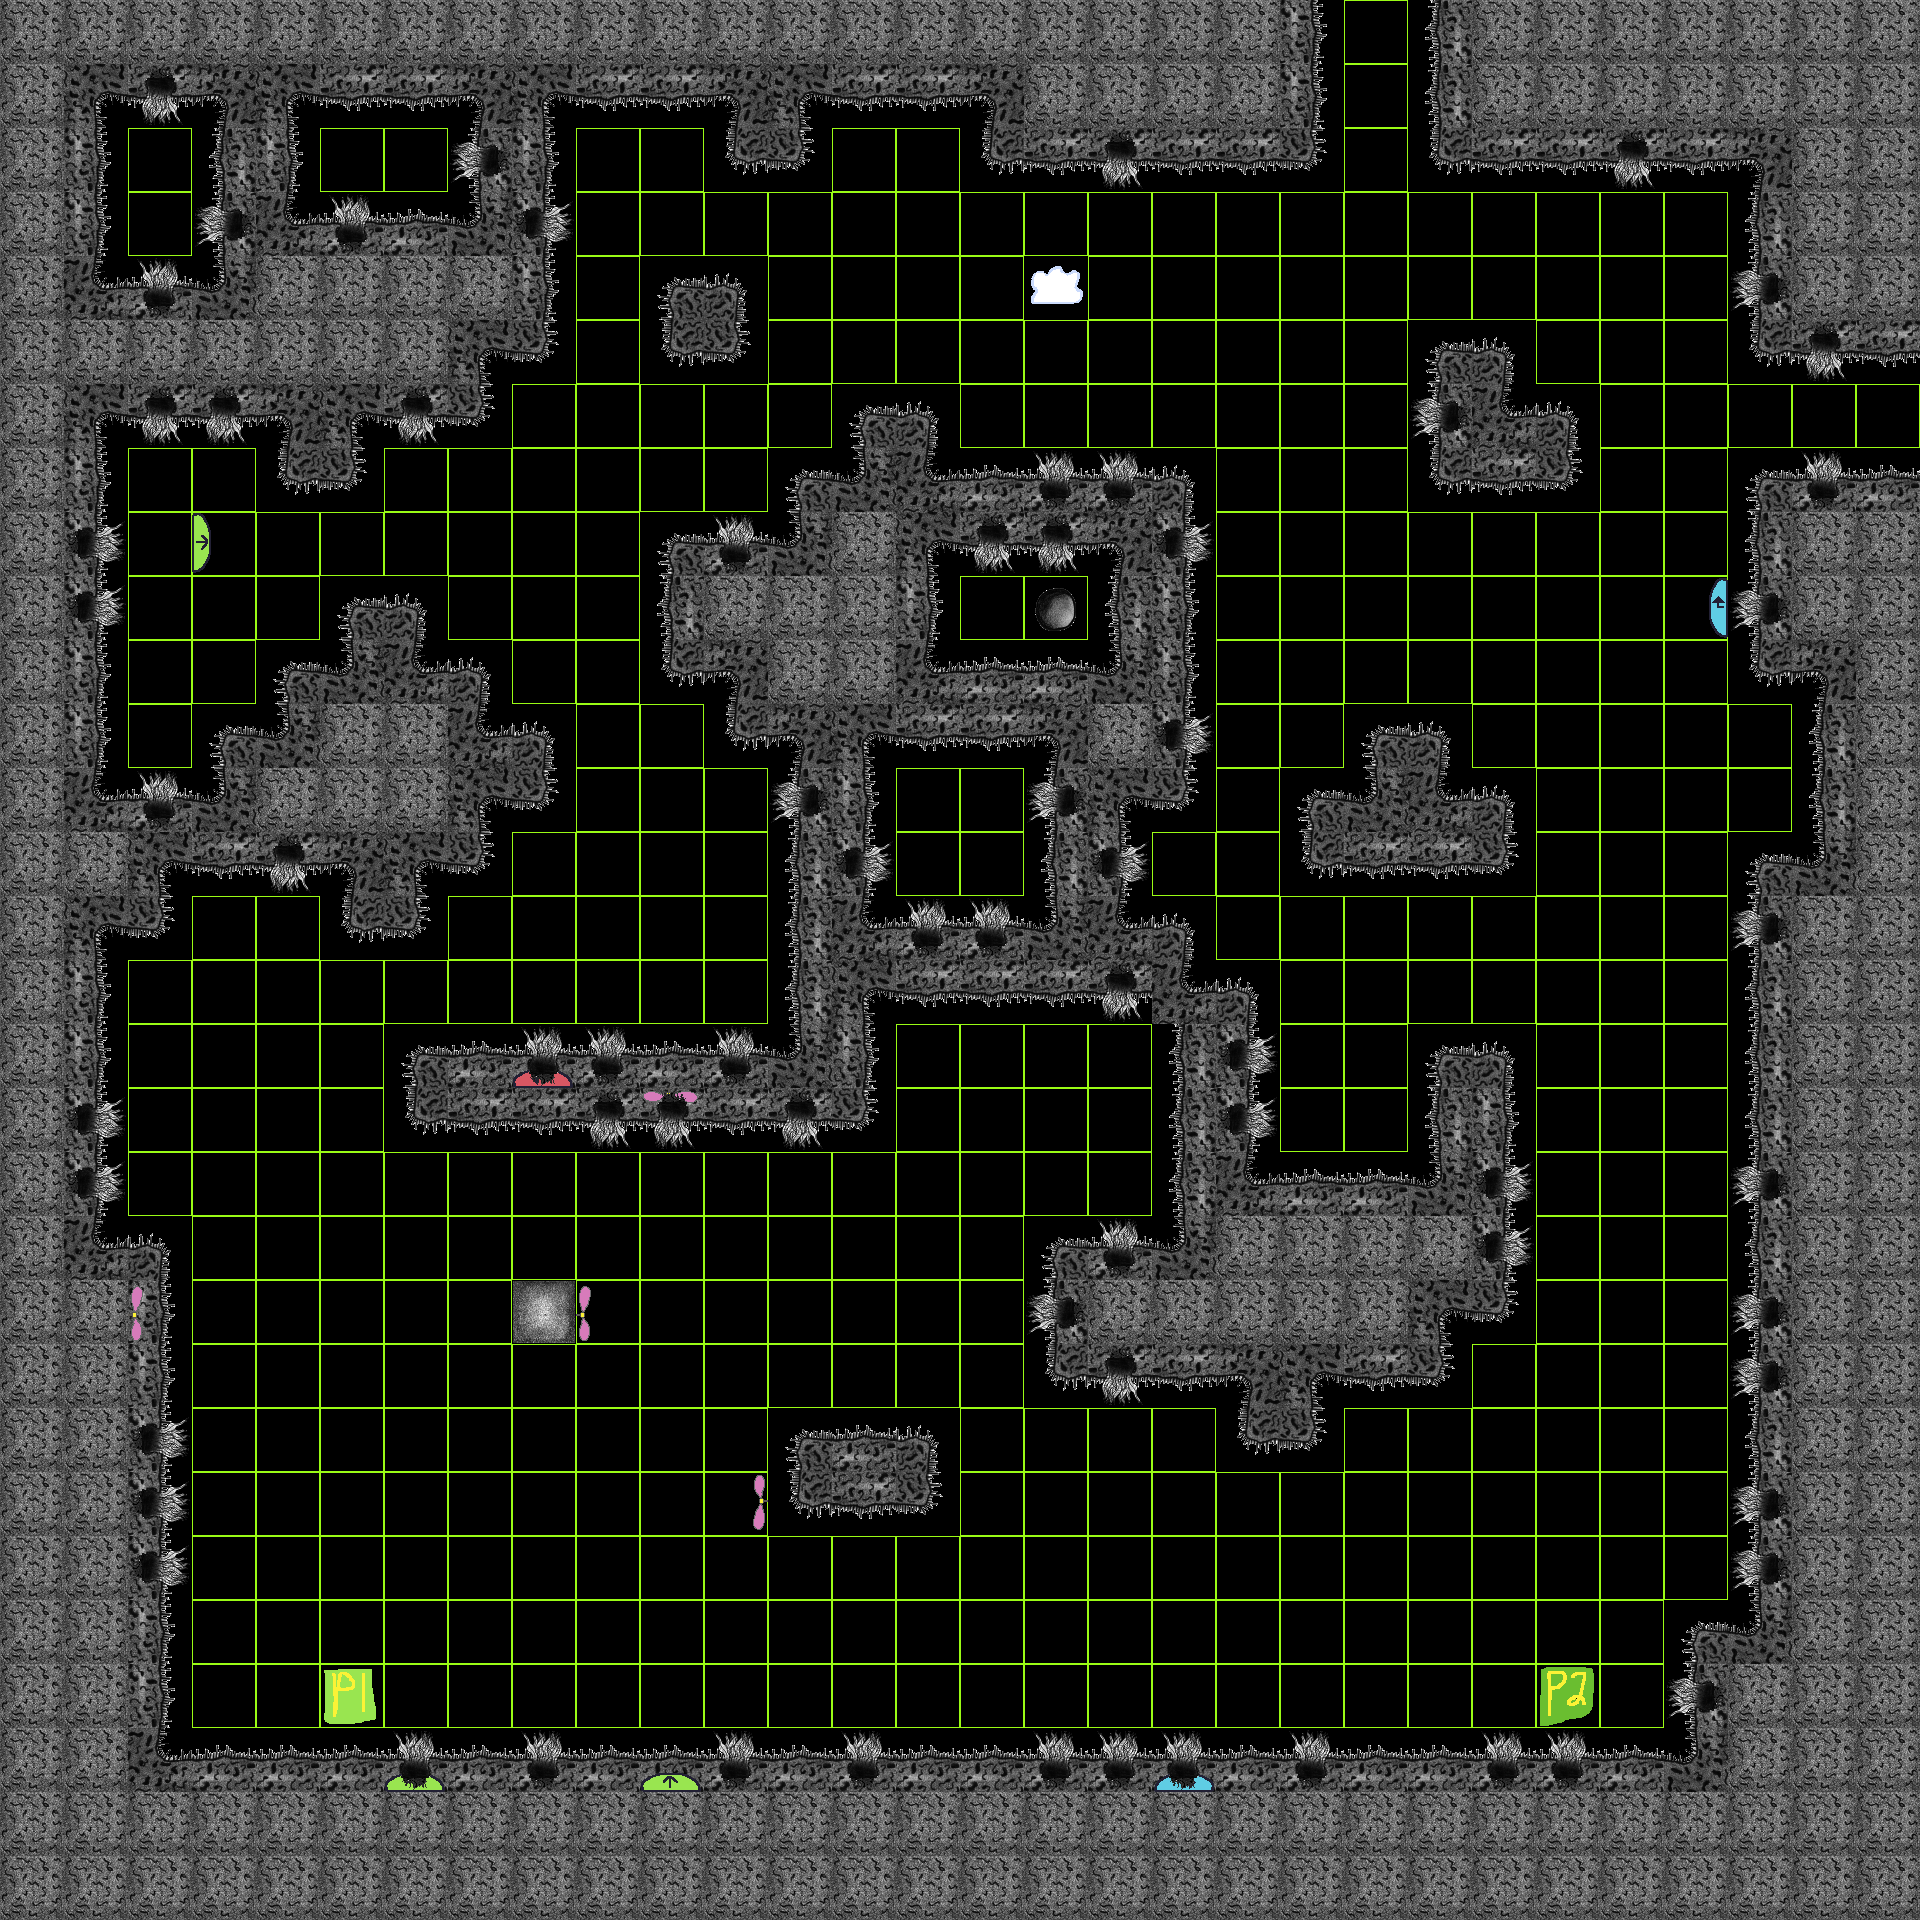

Below is a game level as drawn by its tile map, then a one-line description and the .tmx file that defines it, in full:
An orthogonal 30x30 tile map with 64x64 px tiles, 3 tile layers (Tiles, Ingredients, Decorations), 3 tilesets.

<map version="1.0" orientation="orthogonal" renderorder="right-down" width="30" height="30" tilewidth="64" tileheight="64" nextobjectid="1">
 <tileset firstgid="1" source="../Tiles.tsx" />
 <tileset firstgid="51" source="../Ingredients.tsx" />
 <tileset firstgid="81" source="../Decorations.tsx" />
 <layer name="Tiles" width="30" height="30">
  <data encoding="csv">
13,13,13,13,13,13,13,13,13,13,13,13,13,13,13,13,13,13,13,13,14,1,12,13,13,13,13,13,13,13,
13,16,23,15,16,23,23,15,16,23,23,15,16,23,23,15,13,13,13,13,14,1,12,13,13,13,13,13,13,13,
13,14,1,12,14,1,1,12,14,1,1,22,24,1,1,22,23,23,23,23,24,1,22,23,23,23,23,15,13,13,
13,14,1,12,6,3,3,5,14,1,1,1,1,1,1,1,1,1,1,1,1,1,1,1,1,1,1,12,13,13,
13,6,3,5,13,13,13,13,14,1,2,4,1,1,1,1,51,1,1,1,1,1,1,1,1,1,1,12,13,13,
13,13,13,13,13,13,13,16,24,1,22,24,1,1,1,1,1,1,1,1,1,1,2,4,1,1,1,22,23,23,
13,16,23,23,15,16,23,24,1,1,1,1,1,2,4,1,1,1,1,1,1,1,12,6,4,1,1,1,1,1,
13,14,1,1,22,24,1,1,1,1,1,1,2,5,6,3,3,3,4,1,1,1,22,23,24,1,1,2,3,3,
13,14,1,1,1,1,1,1,1,1,2,3,5,13,16,23,23,15,14,1,1,1,1,1,1,1,1,12,13,13,
13,14,1,1,1,2,4,1,1,1,12,13,13,13,14,1,1,12,14,1,1,1,1,1,1,1,1,12,13,13,
13,14,1,1,2,5,6,4,1,1,22,15,13,13,6,3,3,5,14,1,1,1,1,1,1,1,1,22,15,13,
13,14,1,2,5,13,13,6,4,1,1,22,15,16,23,23,15,13,14,1,1,2,4,1,1,1,1,1,12,13,
13,6,3,5,13,13,13,16,24,1,1,1,12,14,1,1,12,16,24,1,2,5,6,4,1,1,1,1,12,13,
13,13,16,23,23,15,16,24,1,1,1,1,12,14,1,1,12,14,1,1,22,23,23,24,1,1,1,2,5,13,
13,16,24,1,1,22,24,1,1,1,1,1,12,6,3,3,5,6,4,1,1,1,1,1,1,1,1,12,13,13,
13,14,1,1,1,1,1,1,1,1,1,1,12,16,23,23,23,23,6,4,1,1,1,1,1,1,1,12,13,13,
13,14,1,1,1,1,2,3,3,3,3,3,5,14,1,1,1,1,12,14,1,1,2,4,1,1,1,12,13,13,
13,14,1,1,1,1,22,23,23,23,23,23,23,24,1,1,1,1,12,14,1,1,12,14,1,1,1,12,13,13,
13,14,1,1,1,1,1,1,1,1,1,1,1,1,1,1,1,1,12,6,3,3,5,14,1,1,1,12,13,13,
13,6,4,1,1,1,1,1,1,1,1,1,1,1,1,1,2,3,5,13,13,13,13,14,1,1,1,12,13,13,
13,13,14,1,1,1,1,1,11,1,1,1,1,1,1,1,12,13,13,13,13,13,16,24,1,1,1,12,13,13,
13,13,14,1,1,1,1,1,1,1,1,1,1,1,1,1,22,23,23,15,16,23,24,1,1,1,1,12,13,13,
13,13,14,1,1,1,1,1,1,1,1,1,2,3,4,1,1,1,1,22,24,1,1,1,1,1,1,12,13,13,
13,13,14,1,1,1,1,1,1,1,1,1,22,23,24,1,1,1,1,1,1,1,1,1,1,1,1,12,13,13,
13,13,14,1,1,1,1,1,1,1,1,1,1,1,1,1,1,1,1,1,1,1,1,1,1,1,1,12,13,13,
13,13,14,1,1,1,1,1,1,1,1,1,1,1,1,1,1,1,1,1,1,1,1,1,1,1,2,5,13,13,
13,13,14,1,1,1,1,1,1,1,1,1,1,1,1,1,1,1,1,1,1,1,1,1,1,1,12,13,13,13,
13,13,6,3,3,3,3,3,3,3,3,3,3,3,3,3,3,3,3,3,3,3,3,3,3,3,5,13,13,13,
13,13,13,13,13,13,13,13,13,13,13,13,13,13,13,13,13,13,13,13,13,13,13,13,13,13,13,13,13,13,
13,13,13,13,13,13,13,13,13,13,13,13,13,13,13,13,13,13,13,13,13,13,13,13,13,13,13,13,13,13
</data>
 </layer>
 <layer name="Ingredients" width="30" height="30">
  <data encoding="csv">
0,0,0,0,0,0,0,0,0,0,0,0,0,0,0,0,0,0,0,0,0,0,0,0,0,0,0,0,0,0,
0,0,0,0,0,0,0,0,0,0,0,0,0,0,0,0,0,0,0,0,0,0,0,0,0,0,0,0,0,0,
0,0,0,0,0,0,0,0,0,0,0,0,0,0,0,0,0,0,0,0,0,0,0,0,0,0,0,0,0,0,
0,0,0,0,0,0,0,0,0,0,0,0,0,0,0,0,0,0,0,0,0,0,0,0,0,0,0,0,0,0,
0,0,0,0,0,0,0,0,0,0,0,0,0,0,0,0,0,0,0,0,0,0,0,0,0,0,0,0,0,0,
0,0,0,0,0,0,0,0,0,0,0,0,0,0,0,0,0,0,0,0,0,0,0,0,0,0,0,0,0,0,
0,0,0,0,0,0,0,0,0,0,0,0,0,0,0,0,0,0,0,0,0,0,0,0,0,0,0,0,0,0,
0,0,0,0,0,0,0,0,0,0,0,0,0,0,0,0,0,0,0,0,0,0,0,0,0,0,0,0,0,0,
0,0,0,66,0,0,0,0,0,0,0,0,0,0,0,0,0,0,0,0,0,0,0,0,0,0,0,0,0,0,
0,0,0,0,0,0,0,0,0,0,0,0,0,0,0,0,64,0,0,0,0,0,0,0,0,0,52,0,0,0,
0,0,0,0,0,0,0,0,0,0,0,0,0,0,0,0,0,0,0,0,0,0,0,0,0,0,0,0,0,0,
0,0,0,0,0,0,0,0,0,0,0,0,0,0,0,0,0,0,0,0,0,0,0,0,0,0,0,0,0,0,
0,0,0,0,0,0,0,0,0,0,0,0,0,0,0,0,0,0,0,0,0,0,0,0,0,0,0,0,0,0,
0,0,0,0,0,0,0,0,0,0,0,0,0,0,0,0,0,0,0,0,0,0,0,0,0,0,0,0,0,0,
0,0,0,0,0,0,0,0,0,0,0,0,0,0,0,0,0,0,0,0,0,0,0,0,0,0,0,0,0,0,
0,0,0,0,0,0,0,0,0,0,0,0,0,0,0,0,0,0,0,0,0,0,0,0,0,0,0,0,0,0,
0,0,0,0,0,0,0,0,53,0,0,0,0,0,0,0,0,0,0,0,0,0,0,0,0,0,0,0,0,0,
0,0,0,0,0,0,0,0,0,0,67,0,0,0,0,0,0,0,0,0,0,0,0,0,0,0,0,0,0,0,
0,0,0,0,0,0,0,0,0,0,0,0,0,0,0,0,0,0,0,0,0,0,0,0,0,0,0,0,0,0,
0,0,0,0,0,0,0,0,0,0,0,0,0,0,0,0,0,0,0,0,0,0,0,0,0,0,0,0,0,0,
0,0,77,0,0,0,0,0,0,77,0,0,0,0,0,0,0,0,0,0,0,0,0,0,0,0,0,0,0,0,
0,0,0,0,0,0,0,0,0,0,0,0,0,0,0,0,0,0,0,0,0,0,0,0,0,0,0,0,0,0,
0,0,0,0,0,0,0,0,0,0,0,0,0,0,0,0,0,0,0,0,0,0,0,0,0,0,0,0,0,0,
0,0,0,0,0,0,0,0,0,0,0,68,0,0,0,0,0,0,0,0,0,0,0,0,0,0,0,0,0,0,
0,0,0,0,0,0,0,0,0,0,0,0,0,0,0,0,0,0,0,0,0,0,0,0,0,0,0,0,0,0,
0,0,0,0,0,0,0,0,0,0,0,0,0,0,0,0,0,0,0,0,0,0,0,0,0,0,0,0,0,0,
0,0,0,0,0,57,0,0,0,0,0,0,0,0,0,0,0,0,0,0,0,0,0,0,58,0,0,0,0,0,
0,0,0,0,0,0,54,0,0,0,54,0,0,0,0,0,0,0,55,0,0,0,0,0,0,0,0,0,0,0,
0,0,0,0,0,0,0,0,0,0,0,0,0,0,0,0,0,0,0,0,0,0,0,0,0,0,0,0,0,0,
0,0,0,0,0,0,0,0,0,0,0,0,0,0,0,0,0,0,0,0,0,0,0,0,0,0,0,0,0,0
</data>
 </layer>
 <layer name="Decorations" width="30" height="30">
  <data encoding="csv">
0,0,0,0,0,0,0,0,0,0,0,0,0,0,0,0,0,0,0,0,0,0,0,0,0,0,0,0,0,0,
0,0,90,0,0,0,0,0,0,0,0,0,0,0,0,0,0,0,0,0,0,0,0,0,0,0,0,0,0,0,
0,0,0,0,0,0,0,79,0,0,0,0,0,0,0,0,0,90,0,0,0,0,0,0,0,90,0,0,0,0,
0,0,0,89,0,81,0,0,82,0,0,0,0,0,0,0,0,0,0,0,0,0,0,0,0,0,0,0,0,0,
0,0,81,0,0,0,0,0,0,0,0,0,0,0,0,0,0,0,0,0,0,0,0,0,0,0,0,79,0,0,
0,0,0,0,0,0,0,0,0,0,0,0,0,0,0,0,0,0,0,0,0,0,0,0,0,0,0,0,90,0,
0,0,80,80,0,0,90,0,0,0,0,0,0,0,0,0,0,0,0,0,0,0,79,0,0,0,0,0,0,0,
0,0,0,0,0,0,0,0,0,0,0,0,0,0,0,0,81,81,0,0,0,0,0,0,0,0,0,0,69,0,
0,82,0,0,0,0,0,0,0,0,0,81,0,0,0,80,90,0,82,0,0,0,0,0,0,0,0,0,0,0,
0,82,0,0,0,0,0,0,0,0,0,0,0,0,0,0,0,0,0,0,0,0,0,0,0,0,0,79,0,0,
0,0,0,0,0,0,0,0,0,0,0,0,0,0,0,0,0,0,0,0,0,0,0,0,0,0,0,0,0,0,
0,0,0,0,0,0,0,0,0,0,0,0,0,0,0,0,0,0,82,0,0,0,0,0,0,0,0,0,0,0,
0,0,69,0,0,0,0,0,0,0,0,0,89,0,0,0,79,0,0,0,0,0,0,0,0,0,0,0,0,0,
0,0,0,0,90,0,0,0,0,0,0,0,0,82,0,0,0,82,0,0,0,0,0,0,0,0,0,0,0,0,
0,0,0,0,0,0,0,0,0,0,0,0,0,0,81,81,0,0,0,0,0,0,0,0,0,0,0,89,0,0,
0,0,0,0,0,0,0,0,0,0,0,0,0,0,0,0,0,90,0,0,0,0,0,0,0,0,0,0,0,0,
0,0,0,0,0,0,0,0,69,69,0,81,0,0,0,0,0,0,0,82,0,0,0,0,0,0,0,0,0,0,
0,82,0,0,0,0,0,0,0,80,90,0,80,0,0,0,0,0,0,82,0,0,0,0,0,0,0,0,0,0,
0,70,0,0,0,0,0,0,0,0,0,0,0,0,0,0,0,0,0,0,0,0,0,82,0,0,0,79,0,0,
0,0,0,0,0,0,0,0,0,0,0,0,0,0,0,0,0,81,0,0,0,0,0,82,0,0,0,0,0,0,
0,0,0,0,0,0,0,0,0,0,0,0,0,0,0,0,89,0,0,0,0,0,0,0,0,0,0,79,0,0,
0,0,0,0,0,0,0,0,0,0,0,0,0,0,0,0,0,90,0,0,0,0,0,0,0,0,0,79,0,0,
0,0,82,0,0,0,0,0,0,0,0,0,0,0,0,0,0,0,0,0,0,0,0,0,0,0,0,0,0,0,
0,0,82,0,0,0,0,0,0,0,0,0,0,0,0,0,0,0,0,0,0,0,0,0,0,0,0,89,0,0,
0,0,82,0,0,0,0,0,0,0,0,0,0,0,0,0,0,0,0,0,0,0,0,0,0,0,0,79,0,0,
0,0,0,0,0,0,0,0,0,0,0,0,0,0,0,0,0,0,0,0,0,0,0,0,0,0,0,0,0,0,
0,0,0,0,0,0,0,0,0,0,0,0,0,0,0,0,0,0,0,0,0,0,0,0,0,0,89,0,0,0,
0,0,0,0,0,0,69,0,81,0,0,81,0,81,0,0,81,69,69,0,81,0,0,81,69,0,0,0,0,0,
0,0,0,0,0,0,0,0,0,0,0,0,0,0,0,0,0,0,0,0,0,0,0,0,0,0,0,0,0,0,
0,0,0,0,0,0,0,0,0,0,0,0,0,0,0,0,0,0,0,0,0,0,0,0,0,0,0,0,0,0
</data>
 </layer>
</map>
